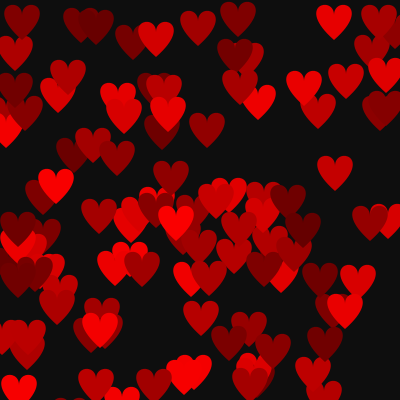
Frame 1 (no input)
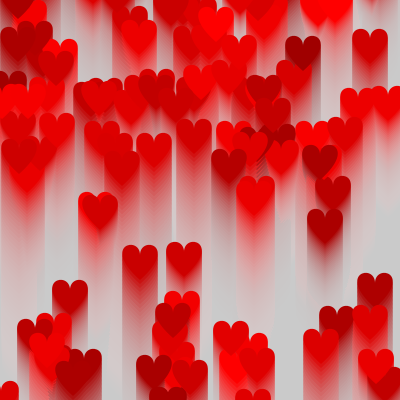
Frame 60 (the mouse pressed at the canvas centre just before this capture)
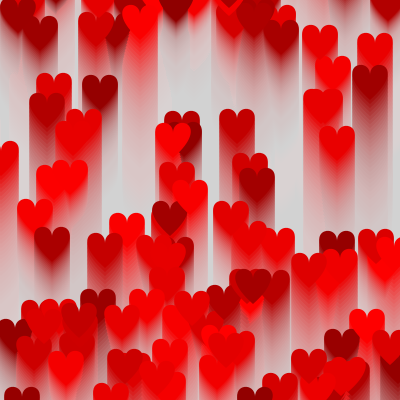
Frame 120 (the mouse held since frame 60 and released just before this capture)

The Processing sketch that drew these frames (run headless with seeded random() and noise(); from frame 60 on, the mouse is pressed at the canvas centre):

// Processing sketch: processing_138706
// ── processing_138706.pde


int i = 0; 
boolean dir = true; 
heartShape[] heart = new heartShape[111]; 


void setup() {  

  size(400, 400);  
  smooth(); 
  noStroke(); 
  background(0);

  for (int i = 0; i < heart.length; i++) heart[i] = new heartShape();
} 





void draw() {
  fill(calcBackground(), 20);
  rect(-5, -5, width+5, height+5);
  for (int i = 0; i < heart.length; i++) heart[i].move();
} 

class heartShape { 

  int x, y;
  float s = random(1, 4);
  boolean u = false;

  heartShape() {
    x = int(random(0, width));
    y = int(random(0, width));
  }
  int col = int(random(100, 255)); 

  void move() { 

    fill(col, 0, 0); 
    pushMatrix(); 
    translate(x- 50, y-=s); 
    beginShape(); 
    vertex(50, 15);  
    bezierVertex(50, -5, 90, 5, 50, 40);  
    vertex(50, 15);  
    bezierVertex(50, -5, 10, 5, 50, 40);  
    endShape(); 
    popMatrix(); 
    if (u) {
      col--;
    } 
    else {
      col++;
    }

    if (col > 255) u = true;
    if (col < 50) u = false;
    if (y <= -50) {
      y = height;
      x = int(random(0, width));
      s = random(1, 4);
    }
  }
  public int getCol() {
    return col;
  }
}

public int calcBackground() {
  int total = 0;
  for (int i = 0; i < heart.length; i++) {
    total+= heart[i].getCol();
  }
  return total/heart.length;
}
